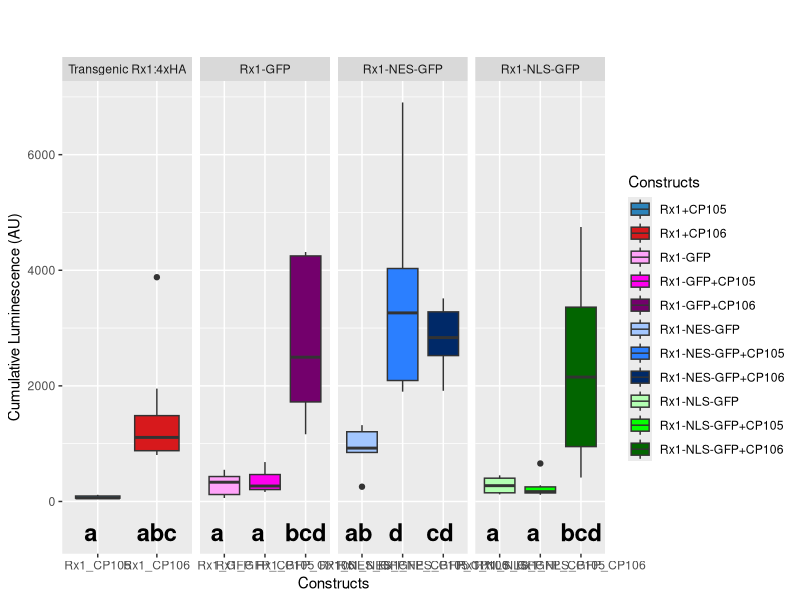
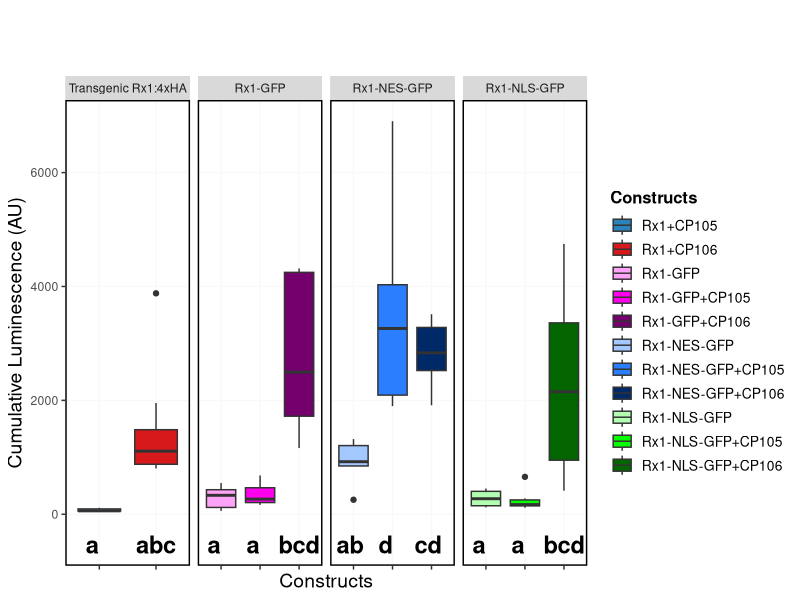

These figures' R source, in order:
## ---- chunk 1
knitr::opts_chunk$set(echo = TRUE)

rm(list=ls())

library(ggplot2)
library(plyr)
library(dplyr)
library(tidyr)
library(multcompView)

##set working directory to location of this .R file and read datafile

widedata <- read.table("data - Figure 2B.csv", ##change to your *.csv
                      header = T,
                      sep = ";",
                      dec = "."
)

# convert NAs into 0
widedata[is.na(widedata)] <- 0
# remove time columns
widedata$TimePoint <- NULL
widedata$TimeName <- NULL
# add up all values from different timepoints per sample
test  <- aggregate(Sample~Construct+Facet, data=widedata, sum)
test1  <- aggregate(Sample1~Construct+Facet, data=widedata, sum)
test2  <- aggregate(Sample2~Construct+Facet, data=widedata, sum)
test3  <- aggregate(Sample3~Construct+Facet, data=widedata, sum)
test4  <- aggregate(Sample4~Construct+Facet, data=widedata, sum)
test5  <- aggregate(Sample5~Construct+Facet, data=widedata, sum)
test6  <- aggregate(Sample6~Construct+Facet, data=widedata, sum)
test7  <- aggregate(Sample7~Construct+Facet, data=widedata, sum)
test8  <- aggregate(Sample8~Construct+Facet, data=widedata, sum)
test9  <- aggregate(Sample9~Construct+Facet, data=widedata, sum)


#combine all cumulative sample values to one dataframe
new <- rbind.fill(list(test, test1, test2, test3, test4, test5, test6, test7, test8, test9),fill=TRUE)



#combine all sample columns into one new one and rename columns
data0 <- cbind.data.frame(Construct=new$Construct, Group=new$Facet, Luminescence = rowSums(new[3:12], na.rm = TRUE))
#get rid of rows with 0
data <- data0[!apply(data0[3] == 0, 1, FUN = any, na.rm = TRUE),]

## ---- chunk 2

#Statistical analysis
Model4 <- aov(data=data,Luminescence~Construct)
tHSD <- TukeyHSD(Model4, ordered = FALSE, conf.level = 0.95)
## plot(tHSD , las=1 , col="brown" )
generate_label_df <- function(TUKEY, variable){
  # Extract labels and factor levels from Tukey post-hoc 
  Tukey.levels <- tHSD$Construct[,4]
  Tukey.labels <- data.frame(multcompLetters(Tukey.levels)['Letters'])
  #I need to put the labels in the same order as in the boxplot :
  Tukey.labels$treatment=rownames(Tukey.labels)
  Tukey.labels=Tukey.labels[order(Tukey.labels$treatment) , ]
  return(Tukey.labels)
}

model=lm(data$Luminescence~data$Construct) 
ANOVA=aov(model)

# Tukey test to study each pair of treatment :
TUKEY <- TukeyHSD(x=ANOVA, 'data$Construct', conf.level=0.95)
labels <-generate_label_df(TUKEY , "data$Construct")#generate labels using function
names(labels) <-c('Letters','Construct')#rename columns for merging
yvalue <-aggregate(.~Construct, data=data, mean)# obtain letter position for y axis using means
final <-merge(labels,yvalue) #merge dataframes

#"resort" to make Tukey-labels go to correct box in plot
new_final <- final[with(final, order(Group)), ]
letterlist <- new_final[,2]
## ---- chunk 3
##In this section you can change the titles of the plot, axes, legend
X_axis        = "Constructs"
Y_axis        = "Cumulative Luminescence (AU)"
Plot_title    = ""
Plot_subtitle = ""
Legend_title  = "Constructs"

#Setting labels of facets
label_value <- c( '1'="Transgenic Rx1:4xHA",
                  '2'="Rx1-GFP",
                  '3'="Rx1-NES-GFP", 
                  '4'="Rx1-NLS-GFP")


#Changing the names of the different constructs in the data


  
  
## ---- chunk 4

#Building the plot
p1 <- ggplot(data, aes(x = Construct , y = Luminescence, fill=reorder(Construct, Group))) +
  facet_grid(.~Group, labeller = as_labeller(label_value), scales = "free_x")+
  labs(x = X_axis, y = Y_axis, fill=Legend_title, title=Plot_title, subtitle=Plot_subtitle) +
   geom_boxplot() +
  geom_text(data = new_final, aes(x = Construct,
                              y=-0.15*max(final$Luminescence), 
                              label = format(letterlist, big.mark=",")), 
                              color="black",
                              fontface="bold", 
                              size=6,
                              hjust="center")+
                            
  scale_fill_manual(values=c("#2b83ba","#d7191c",
                                "#ffa3f9","#ff00ef","#73006c",
                                "#a3c7ff","#2b7fff","#002968",
                                "#b3ffb2","#05ff00","#026500"),
                    labels=c("Rx1+CP105",
                             "Rx1+CP106",
                             "Rx1-GFP",
                             "Rx1-GFP+CP105",
                             "Rx1-GFP+CP106",
                             "Rx1-NES-GFP",
                             "Rx1-NES-GFP+CP105",
                             "Rx1-NES-GFP+CP106",
                             "Rx1-NLS-GFP",
                             "Rx1-NLS-GFP+CP105",
                             "Rx1-NLS-GFP+CP106"
                             ))
p1


## ---- chunk 5

##NOTE: faceting by facet_grid is performed based on "Group column". 
##      This column contains values 1-3. Names (text) wouldn't result in correct facetting.

#Enhancing the design
p2 <- p1 +theme(
      plot.title = element_text(hjust = 0.5 , color="black", size=24, face="bold"),
      plot.subtitle = element_text(hjust = 0.5 , color="black", size=16, face="italic"),
      axis.title.x = element_text(color="black", size=14, face="plain"),
      axis.title.y = element_text(color="black", size=14, face="plain"),
      axis.text.x = element_blank(),
                              #    angle=35, 
                              #   hjust = 0.9, 
                              #   vjust= 0.8, 
                              #   face = "bold", 
                              #   size = 8
      panel.background = element_rect(fill = "white",
                                  colour = "white",
                                  size = 0.5, linetype = "solid"),
      panel.grid.major = element_line(size = 0.5, linetype = 'solid',
                                  colour = "#f9f9f9"), 
      panel.grid.minor = element_blank(),
      panel.border = element_rect(colour = "black", fill=NA, size=1),
      legend.key = element_blank(),  ## Get rid of the legend box 
      legend.title = element_text(size = 12, face="bold"),
      legend.text = element_text(size = 10, face="plain"),
      legend.background = element_blank()
        )
p2

## ---- chunk 6

# save to file
ggsave(filename = "ROSburstBoxTukeyfacetnotitle.png",plot = p2,width = 12,height = 5,dpi = 600)
##ggsave(filename = "ROSburstBoxTukeyfacet.pdf",plot = p2,width = 7,height = 5,dpi = 600) ##if you want a PDF
